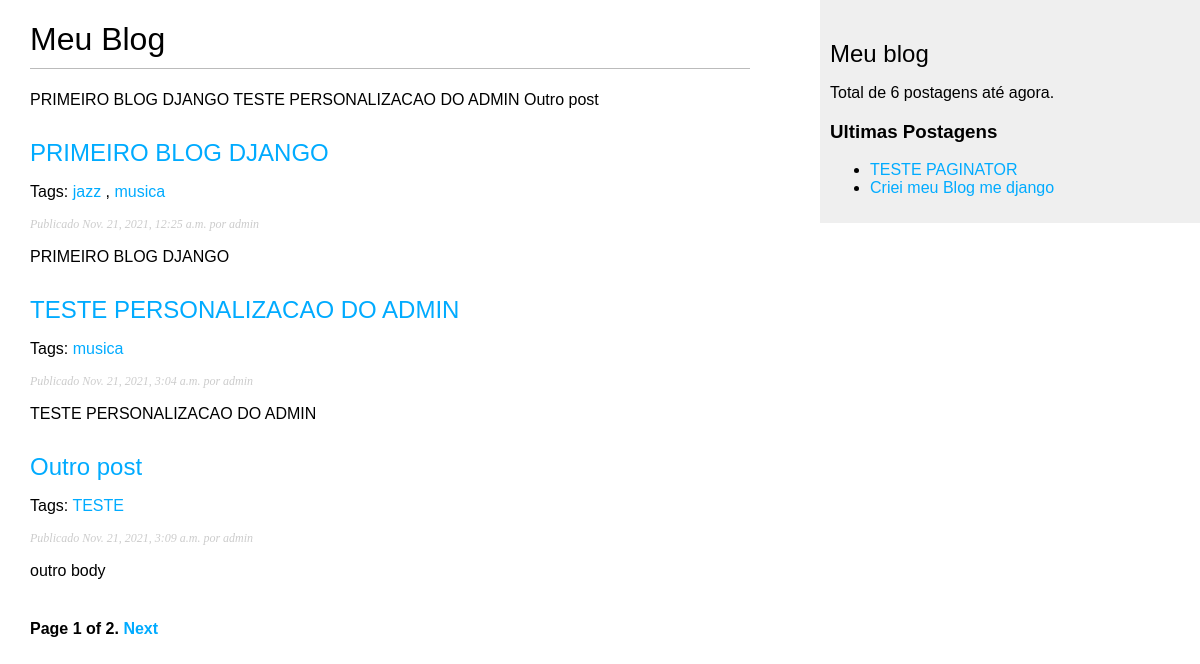
Screenshot of /blog/ with the database file from the repository.
### core/models.py (models this page shows, shortened)
class Post(models.Model):
    STATUS_CHOICES = (
        ('rascunho','Rascunho'),
        ('publicado','Publicado'),
    )
    title = models.CharField(max_length= 250)
    slug = models.SlugField(max_length=250, unique_for_date='publish')
    body = models.TextField()
    publish = models.DateTimeField(default= timezone.now)
    created = models.DateTimeField(auto_now_add= True)
    updated = models.DateTimeField(auto_now=True)
    status = models.CharField(max_length=10, choices=STATUS_CHOICES, default='draft')
    author = models.ForeignKey(User, on_delete= models.CASCADE, related_name='blog_posts')
    objects = models.Manager()
    published = PublishedManager()
    tags = TaggableManager()
    class META:
        order = ('-publish',)
    def get_absolute_url(self):
        return reverse('core:post_detail',
                        args = [self.publish.year,
                                self.publish.month,
                                self.publish.day,
                                self.slug
                                ])

### core/views.py (the view)
# urls.py: path('', views.post_list, name='post_list'),
def post_list(request, tag_slug=None):
    object_list = Post.published.all()
    tag = None
    paginator = Paginator(object_list, 3) # 3 posts in each page
    page = request.GET.get('page')
    if tag_slug:
        tag = get_object_or_404(Tag, slug=tag_slug)
        object_list = object_list.filter(tags__in=[tag])
    try:
        posts = paginator.page(page)
    except PageNotAnInteger:
        posts = paginator.page(1)
    except EmptyPage:
        posts = paginator.page(paginator.num_pages)
    return render(request, 'blog/post/list.html', {'page': page,'posts': posts,'tag': tag})

### core/models.py (called while the page is built)
    def get_queryset(self):
        return super(PublishedManager, self).get_queryset().filter(status = 'publicado')

### core/templatetags/blog_tags.py (called while the page is built)
@register.simple_tag
def total_posts():
    return Post.published.count()

@register.inclusion_tag('blog/post/latest_posts.html')
def show_latest_posts(count = 5):
    lastest_posts = Post.published.order_by('-publish')[:count]
    return {'latest_posts': lastest_posts}

### core/templates/blog/post/list.html (shortened to what this page needs)
{% extends "blog/base.html" %}
{% block content %}
<h1>Meu Blog</h1>
    {% for post in posts %}
        {{ post.title }}
    {% endfor %}
    {% for post in posts %}
        <h2>
            <a href="{{ post.get_absolute_url }}">
                {{ post.title }}
            </a>
        </h2>
        <p class="tags">
            Tags:
            {% for tag in post.tags.all %}
                <a href="{% url "core:post_list_by_tag" tag.slug %}">
                    {{ tag.name }}
                </a>
                {% if not forloop.last %}, {% endif %}
            {% endfor %}
        </p>
        <p class="date">
            Publicado {{ post.publish }} por {{ post.author }}
        </p>
        {{ post.body|truncatewords:30|linebreaks }}
    {% endfor %}
    {% include "blog/pagination.html" with page=posts %}
{% endblock %}

### core/templates/blog/base.html (shortened to what this page needs)
{% load blog_tags %}
{% load static %}
<!DOCTYPE html>
<html>
<head>
    <link href="{% static  'css/blog.css' %}" rel="stylesheet">
</head>
<body>
    <div id="content">
        {% block content %}
        {% endblock %}
    </div>
    <div id="sidebar">
        <h2>Meu blog</h2>
        <p>Total de {% total_posts %} postagens até agora.</p>
        <h3>Ultimas Postagens</h3>
        {% show_latest_posts 2 %}
    </div>
</body>
</html>

### core/templates/blog/pagination.html (shortened to what this page needs)
<div class="pagination">
    <span class="step-links">
        <span class="current">
                Page {{ page.number }} of {{ page.paginator.num_pages }}.
        </span>
        {% if page.has_next %}
            <a href="?page={{ page.next_page_number }}">Next</a>
        {% endif %}
    </span>
</div>

### core/templates/blog/post/latest_posts.html
<ul>
    {% for post in latest_posts %}
        <li>
            <a href="{{ post.get_absolut_url }}">{{ post.title }}</a>
        </li>
    {% endfor %}
</ul>

### core/static/css/blog.css (style rules this page uses)
body { margin:0; padding:0; font-family:helvetica, sans-serif; }
a { color:#00abff; text-decoration:none; }
h1 { font-weight:normal; border-bottom:1px solid #bbb; padding:0 0 10px 0; }
h2 { font-weight:normal; margin:30px 0 0; }
#content { float:left; width:60%; padding:0 0 0 30px; }
#sidebar { float:right; width:30%; padding:10px; background:#efefef; height:100%; }
p.date { color:#ccc; font-family: georgia, serif; font-size: 12px; font-style: italic; }
.pagination { margin:40px 0; font-weight:bold; }

### rows the page displays
Post: title "PRIMEIRO BLOG DJANGO", publish "Nov. 21, 2021, 12:25 a.m.", author "admin", body "PRIMEIRO BLOG DJANGO"
Post: title "TESTE PERSONALIZACAO DO ADMIN", publish "Nov. 21, 2021, 3:04 a.m.", author "admin", body "TESTE PERSONALIZACAO DO ADMIN"
Post: title "Outro post", publish "Nov. 21, 2021, 3:09 a.m.", author "admin", body "outro body"
Tag: name "jazz"
Tag: name "musica"
Tag: name "TESTE"
Post: title "TESTE PAGINATOR"
Post: title "Criei meu Blog me django"

### other values shown
{{ page.number }} "1"
{{ page.paginator.num_pages }} "2"
